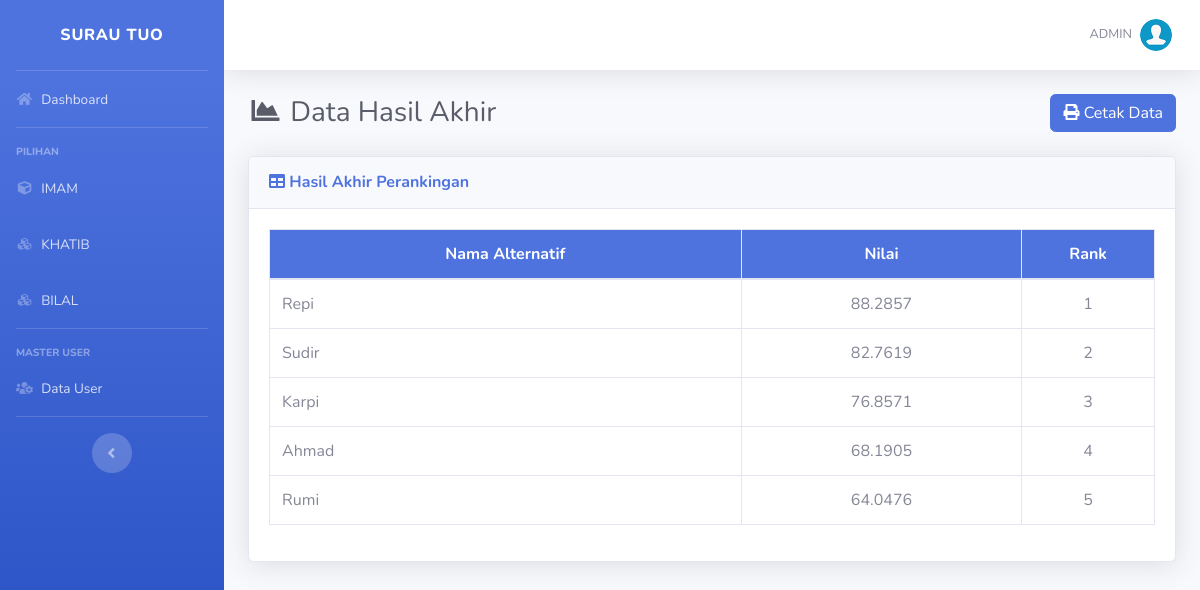
Page /hasil.php (signed in) on the committed database.
### tables this page shows
CREATE TABLE `hasil` (
  `id_hasil` int(11) NOT NULL,
  `id_alternatif` int(11) NOT NULL,
  `nilai` float NOT NULL
);

CREATE TABLE `alternatif` (
  `id_alternatif` int(11) NOT NULL,
  `nama` varchar(100) NOT NULL
);

### includes/functions.php (called while the page is built, shortened)
<?php
function get_role() {
	if(isset($_SESSION['user_id']) && isset($_SESSION['role'])) {
		if($_SESSION['role'] == '1') {
			return 'admin';
		} else {
			return 'user';
		}
	} else {
		return false;
	}
}
?>

### hasil.php (the view, shortened to what this page needs)
<?php
require_once('includes/init.php');
$user_role = get_role();
if ($user_role == 'admin' || $user_role == 'user') {
	require_once('template/header.php');
?>
	<div class="d-sm-flex align-items-center justify-content-between mb-4">
		<h1 class="h3 mb-0 text-gray-800"><i class="fas fa-fw fa-chart-area"></i> Data Hasil Akhir</h1>
		<a href="cetak.php" target="_blank" class="btn btn-primary"> <i class="fa fa-print"></i> Cetak Data </a>
	</div>
	<div class="card shadow mb-4">
		<div class="card-header py-3">
			<h6 class="m-0 font-weight-bold text-primary"><i class="fa fa-table"></i> Hasil Akhir Perankingan</h6>
		</div>
		<div class="card-body">
			<div class="table-responsive">
				<table class="table table-bordered" width="100%" cellspacing="0">
					<thead class="bg-primary text-white">
						<tr align="center">
							<th>Nama Alternatif</th>
							<th>Nilai</th>
							<th width="15%">Rank</th>
					</thead>
					<tbody>
						<?php
						$no = 0;
						$query = mysqli_query($koneksi, "SELECT * FROM hasil JOIN alternatif ON hasil.id_alternatif=alternatif.id_alternatif ORDER BY hasil.nilai DESC");
						while ($data = mysqli_fetch_array($query)) {
							$no++;
						?>
							<tr align="center">
								<td align="left"><?= $data['nama'] ?></td>
								<td><?= $data['nilai'] ?></td>
								<td><?= $no; ?></td>
							</tr>
						<?php
						}
						?>
					</tbody>
				</table>
			</div>
		</div>
	</div>
<?php
	require_once('template/footer.php');
} else {
	header('Location: login.php');
}
?>

### rows in the picture
hasil: id_alternatif.nama "Repi", nilai "88.2857"
hasil: id_alternatif.nama "Sudir", nilai "82.7619"
hasil: id_alternatif.nama "Karpi", nilai "76.8571"
hasil: id_alternatif.nama "Ahmad", nilai "68.1905"
hasil: id_alternatif.nama "Rumi", nilai "64.0476"

### other values in the picture
$_SESSION['username'] "ADMIN"
